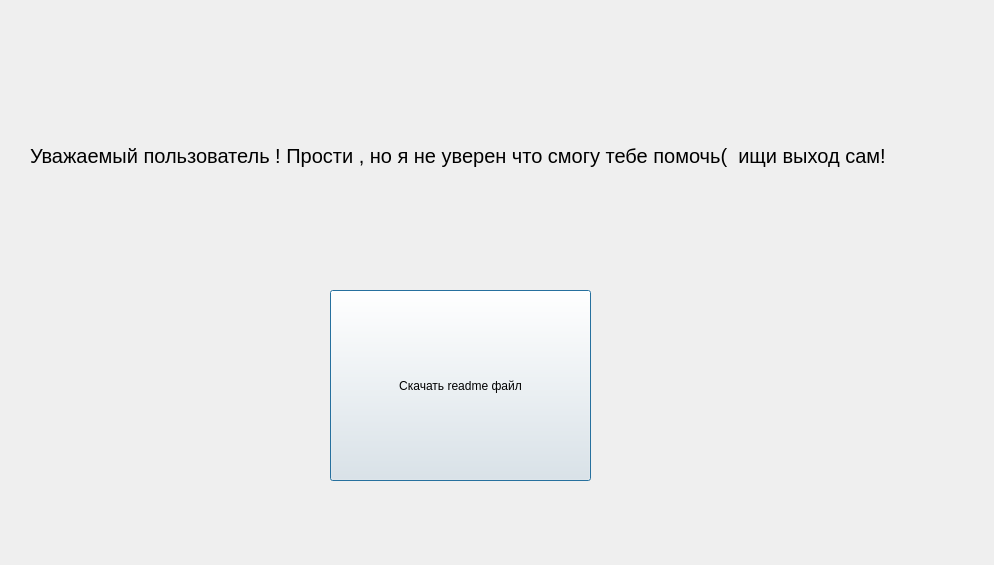
<?xml version="1.0" encoding="UTF-8"?>
<ui version="4.0">
 <class>Dialog</class>
 <widget class="QDialog" name="Dialog">
  <property name="geometry">
   <rect>
    <x>0</x>
    <y>0</y>
    <width>994</width>
    <height>565</height>
   </rect>
  </property>
  <property name="windowTitle">
   <string>Dialog</string>
  </property>
  <widget class="QLabel" name="labelinstruct">
   <property name="geometry">
    <rect>
     <x>30</x>
     <y>60</y>
     <width>961</width>
     <height>191</height>
    </rect>
   </property>
   <property name="font">
    <font>
     <pointsize>15</pointsize>
    </font>
   </property>
   <property name="text">
    <string>Уважаемый пользователь ! Прости , но я не уверен что смогу тебе помочь(  ищи выход сам!</string>
   </property>
   <property name="textFormat">
    <enum>Qt::AutoText</enum>
   </property>
   <property name="scaledContents">
    <bool>false</bool>
   </property>
   <property name="wordWrap">
    <bool>false</bool>
   </property>
   <property name="openExternalLinks">
    <bool>false</bool>
   </property>
   <property name="buddy">
    <cstring></cstring>
   </property>
  </widget>
  <widget class="QPushButton" name="btndwnldinstruct">
   <property name="geometry">
    <rect>
     <x>330</x>
     <y>290</y>
     <width>261</width>
     <height>191</height>
    </rect>
   </property>
   <property name="text">
    <string>Скачать readme файл</string>
   </property>
  </widget>
 </widget>
 <resources/>
 <connections/>
</ui>
